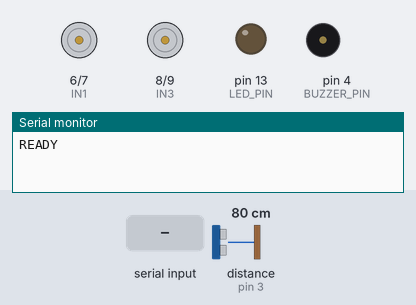
A sketch run on a simulated Arduino Uno, built with avr-gcc and run on an emulated ATmega328P. Shown: motor-driver pin pairs drawn as motors (green arrow = first pin HIGH = forward, orange = second pin HIGH = backward, longer = more drive, scaled by the enable pin), output pins drawn as LEDs (lit = HIGH), buzzer (waves = sounding, pin HIGH), the last lines printed to the serial monitor. Wiring (inferred from the names in the program): ultrasonic range finder: trigger pin 2; echo pin 3. Inputs (shaded band) come from the test bench; at power-on: distance to the obstacle (sensor on pin 3) 80 cm. The echo pulse lasts 58.3 µs per cm; pins used as bus, display or sensor lines are not drawn.

Above: at 1.2 s.
1.3 s: "MOVE:FWD:\n" received over Serial
At 2.5 s:
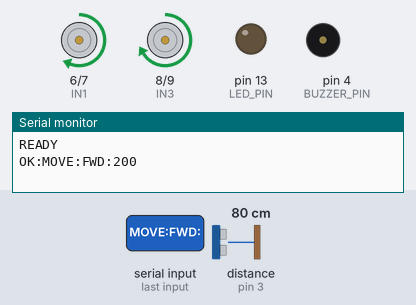
2.8 s: distance to the obstacle (sensor on pin 3) set to 23 cm
4.3 s: distance to the obstacle (sensor on pin 3) set to 18 cm
At 4.55 s:
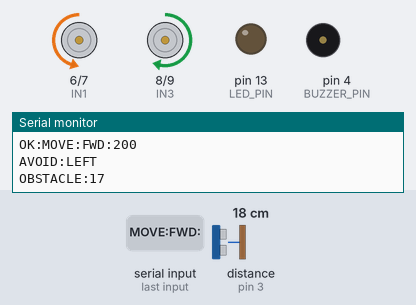
7.3 s: "MOVE:BACK:\n" received over Serial
At 7.7 s:
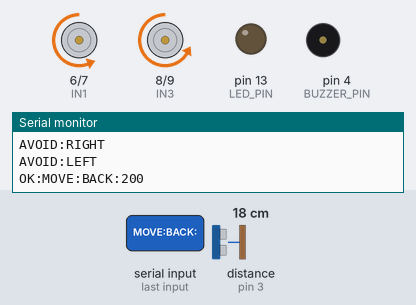
10.3 s: "TURN:LEFT:\n" received over Serial
At 10.55 s:
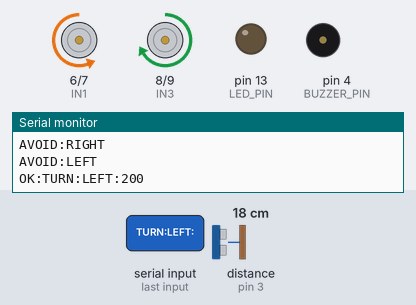
13.3 s: "TURN:RIGHT:\n" received over Serial
Timing chart, 0 to 17.3 s (numbered marks = the images above; inputs shaded):
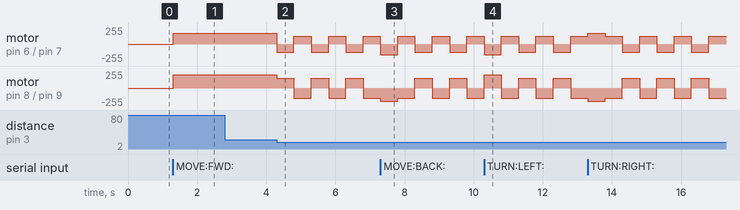

Measured:
- the behaviour switches between 21 and 20 cm on distance to the obstacle (sensor on pin 3) (found by bisection; images 1 and 2)
- after the input at 1.3 s, motor on pin 6 (IN1) / pin 7 (IN2): stopped → forward 160/255 at once; motor on pin 8 (IN3) / pin 9 (IN4): stopped → forward 200/255 at once
- after the input at 2.8 s, every drawn part: stays the same
- after the input at 4.3 s, motor on pin 6 (IN1) / pin 7 (IN2): alternates forward 120/255 for 0.50 s and backward 120/255 for 0.50 s, starting at once; motor on pin 8 (IN3) / pin 9 (IN4): alternates forward 150/255 for 0.50 s and backward 150/255 for 0.50 s, starting at once

The sketch:

arin_robot.ino
```cpp
/*
 * ARIN Robot Firmware — App-Controlled Serial Protocol (115200 Baud)
 *
 * Hardware Wiring (4WD 4-Motor Setup — Separated as 2 Left | 2 Right):
 *   - Left Motor Pair (Front Left + Rear Left):   ENA = Pin 5 (PWM), IN1 = Pin 6, IN2 = Pin 7
 *   - Right Motor Pair (Front Right + Rear Right): ENB = Pin 10 (PWM), IN3 = Pin 8, IN4 = Pin 9
 *   - HC-SR04 Ultrasonic:                          TRIG_PIN = Pin 2, ECHO_PIN = Pin 3
 *   - Buzzer:                                      BUZZER_PIN = Pin 4
 *   - Built-in LED:                                Pin 13 (LED_BUILTIN) — onboard
 *   - Serial Connection:                           USB Serial at 115200 Baud (USB-OTG to phone)
 */

// Pin Definitions
const int ENA = 5;
const int IN1 = 6;
const int IN2 = 7;
const int IN3 = 8;
const int IN4 = 9;
const int ENB = 10;

const int TRIG_PIN = 2;
const int ECHO_PIN = 3;
const int BUZZER_PIN = 4;
const int LED_PIN = 13; // Built-in LED

// Safety & Timing Constants
const unsigned long SENSOR_INTERVAL_MS = 100;
const int OBSTACLE_THRESHOLD_CM = 20;
const int OBSTACLE_CLOSE_CM = 10;
const int AVOID_TURN_SPEED = 150;
const int BACKUP_SPEED = 120;
const unsigned long BACKUP_DURATION_MS = 300;
const unsigned long AVOID_TURN_DURATION_MS = 400;

// Left Motor Power Compensation (left motors have higher RPM)
const float LEFT_POWER_FACTOR = 0.80;

// Non-blocking Timer Variables
unsigned long lastSensorTime = 0;
unsigned long buzzerEndTime = 0;
bool buzzerActive = false;

// State Variables
bool isMoving = false;
bool obstacleState = false;
bool ledActive = false;

// Obstacle Avoidance State
bool avoidTurning = false;
bool avoidBackingUp = false;
unsigned long avoidEndTime = 0;
int avoidDirection = 1;    // 1 = turn left, -1 = turn right (alternates)
bool wasMovingForward = false;

// Non-blocking Serial Line Buffer
const size_t BUFFER_SIZE = 64;
char rxBuffer[BUFFER_SIZE];
size_t rxIndex = 0;

// Function Declarations
void motorsStop();
void motorsForward(int speed);
void motorsBackward(int speed);
void turnLeft(int speed);
void turnRight(int speed);
void startBuzzer(unsigned long durationMs);
void updateBuzzer();
void checkObstacle();
void startAvoidTurn();
long readDistanceCm();
void processCommand(char* cmdLine);

void setup() {
  // Boot Fail-Safe: All motor pins and buzzer LOW before Serial init
  pinMode(ENA, OUTPUT);
  pinMode(IN1, OUTPUT);
  pinMode(IN2, OUTPUT);
  pinMode(IN3, OUTPUT);
  pinMode(IN4, OUTPUT);
  pinMode(ENB, OUTPUT);
  pinMode(BUZZER_PIN, OUTPUT);

  digitalWrite(ENA, LOW);
  digitalWrite(IN1, LOW);
  digitalWrite(IN2, LOW);
  digitalWrite(IN3, LOW);
  digitalWrite(IN4, LOW);
  digitalWrite(ENB, LOW);
  digitalWrite(BUZZER_PIN, LOW);

  pinMode(LED_PIN, OUTPUT);
  digitalWrite(LED_PIN, LOW);

  pinMode(TRIG_PIN, OUTPUT);
  pinMode(ECHO_PIN, INPUT);
  digitalWrite(TRIG_PIN, LOW);

  // Initialize Serial at 115200 baud
  Serial.begin(115200);
  Serial.println("READY");
}

/*
 * COMMAND PROTOCOL REFERENCE (115200 Baud, \n Terminated)
 * ---------------------------------------------------------------------
 *  Command                   Behavior                     Serial Response
 * ---------------------------------------------------------------------
 *  MOVE:FWD:<speed 0-255>    Drive forward at speed       OK:MOVE:FWD:<speed>
 *  MOVE:BACK:<speed 0-255>   Drive backward at speed      OK:MOVE:BACK:<speed>
 *  TURN:LEFT:<speed 0-255>   Pivot left at speed          OK:TURN:LEFT:<speed>
 *  TURN:RIGHT:<speed 0-255>  Pivot right at speed         OK:TURN:RIGHT:<speed>
 *  STOP                      Stop both motors             OK:STOP
 *  BEEP:<duration_ms>        Pulse buzzer for duration    OK:BEEP:<duration>
 *  LED:ON / LED_ON          Turn on built-in LED (pin 13) OK:LED:ON
 *  LED:OFF / LED_OFF        Turn off built-in LED         OK:LED:OFF
 *  GET_DISTANCE              Ping ultrasonic sensor       DIST:<cm>
 *  GET_STATUS                Query full robot state        STATUS:BUZZER=<ON|OFF>,LED=<ON|OFF>,DISTANCE=<cm>,MOVING=<YES|NO>
 *
 * Safety Responses (Edge-triggered, non-blocking):
 *  - OBSTACLE:<cm>  Sent ONCE when obstacle (<20cm) stops moving robot
 *  - CLEAR          Sent ONCE when obstacle clears
 *  - ERR:UNKNOWN_CMD:<raw> Sent on malformed command
 */
void loop() {
  unsigned long now = millis();

  // 1. Non-blocking Serial Command Reader
  while (Serial.available() > 0) {
    char c = (char)Serial.read();
    if (c == '\n' || c == '\r') {
      if (rxIndex > 0) {
        rxBuffer[rxIndex] = '\0';
        processCommand(rxBuffer);
        rxIndex = 0;
      }
    } else if (rxIndex < BUFFER_SIZE - 1) {
      rxBuffer[rxIndex++] = c;
    }
  }

  // 2. Non-blocking Ultrasonic Safety Check
  if (now - lastSensorTime >= SENSOR_INTERVAL_MS) {
    lastSensorTime = now;
    checkObstacle();
  }

  // 2b. Manage avoidance maneuver timing
  if (avoidBackingUp && millis() >= avoidEndTime) {
    avoidBackingUp = false;
    startAvoidTurn();
  }
  if (avoidTurning && millis() >= avoidEndTime) {
    avoidTurning = false;
  }

  // 3. Non-blocking Buzzer Off Timer
  updateBuzzer();
}

// Process single command line
void processCommand(char* cmdLine) {
  // Trim leading/trailing whitespace
  while (*cmdLine == ' ' || *cmdLine == '\t') cmdLine++;
  int len = strlen(cmdLine);
  while (len > 0 && (cmdLine[len - 1] == ' ' || cmdLine[len - 1] == '\t' || cmdLine[len - 1] == '\r')) {
    cmdLine[--len] = '\0';
  }
  if (len == 0) return;

  // Convert command token to uppercase for parsing
  char copy[BUFFER_SIZE];
  strncpy(copy, cmdLine, BUFFER_SIZE - 1);
  copy[BUFFER_SIZE - 1] = '\0';
  for (int i = 0; copy[i]; i++) {
    copy[i] = toupper(copy[i]);
  }

  if (strcmp(copy, "STOP") == 0) {
    motorsStop();
    Serial.println("OK:STOP");
  }
  else if (strncmp(copy, "MOVE:FWD:", 9) == 0 || strncmp(copy, "MOVE:FWD", 8) == 0) {
    int speed = 200;
    char* colon = strrchr(copy, ':');
    if (colon && colon != copy + 8) speed = atoi(colon + 1);
    speed = constrain(speed, 0, 255);

    // Read distance — if obstacle, begin avoidance immediately
    long dist = readDistanceCm();
    if (dist > 0 && dist < OBSTACLE_THRESHOLD_CM) {
      wasMovingForward = true;
      if (dist < OBSTACLE_CLOSE_CM) {
        motorsBackward(BACKUP_SPEED);
        avoidBackingUp = true;
        avoidEndTime = millis() + BACKUP_DURATION_MS;
        startBuzzer(150);
      } else {
        startAvoidTurn();
      }
      if (!obstacleState) {
        obstacleState = true;
      }
      Serial.print("OBSTACLE:");
      Serial.println(dist);
    } else {
      motorsForward(speed);
      wasMovingForward = true;
      Serial.print("OK:MOVE:FWD:");
      Serial.println(speed);
    }
  }
  else if (strncmp(copy, "MOVE:BACK:", 10) == 0 || strncmp(copy, "MOVE:BACK", 9) == 0) {
    int speed = 200;
    char* colon = strrchr(copy, ':');
    if (colon && colon != copy + 9) speed = atoi(colon + 1);
    speed = constrain(speed, 0, 255);

    motorsBackward(speed);
    Serial.print("OK:MOVE:BACK:");
    Serial.println(speed);
  }
  else if (strncmp(copy, "TURN:LEFT:", 10) == 0 || strncmp(copy, "TURN:LEFT", 9) == 0) {
    int speed = 200;
    char* colon = strrchr(copy, ':');
    if (colon && colon != copy + 9) speed = atoi(colon + 1);
    speed = constrain(speed, 0, 255);

    turnLeft(speed);
    Serial.print("OK:TURN:LEFT:");
    Serial.println(speed);
  }
  else if (strncmp(copy, "TURN:RIGHT:", 11) == 0 || strncmp(copy, "TURN:RIGHT", 10) == 0) {
    int speed = 200;
    char* colon = strrchr(copy, ':');
    if (colon && colon != copy + 10) speed = atoi(colon + 1);
    speed = constrain(speed, 0, 255);

    turnRight(speed);
    Serial.print("OK:TURN:RIGHT:");
    Serial.println(speed);
  }
  else if (strncmp(copy, "BEEP", 4) == 0) {
    int duration = 300;
    char* colon = strrchr(copy, ':');
    if (colon) duration = atoi(colon + 1);
    if (duration <= 0) duration = 300;

    startBuzzer((unsigned long)duration);
    Serial.print("OK:BEEP:");
    Serial.println(duration);
  }
  else if (strcmp(copy, "GET_DISTANCE") == 0) {
    long dist = readDistanceCm();
    Serial.print("DIST:");
    Serial.println(dist);
  }
  else if (strcmp(copy, "LED:ON") == 0 || strcmp(copy, "LED_ON") == 0) {
    digitalWrite(LED_PIN, HIGH);
    ledActive = true;
    Serial.println("OK:LED:ON");
  }
  else if (strcmp(copy, "LED:OFF") == 0 || strcmp(copy, "LED_OFF") == 0) {
    digitalWrite(LED_PIN, LOW);
    ledActive = false;
    Serial.println("OK:LED:OFF");
  }
  else if (strcmp(copy, "GET_STATUS") == 0) {
    long dist = readDistanceCm();
    Serial.print("STATUS:BUZZER=");
    Serial.print(buzzerActive ? "ON" : "OFF");
    Serial.print(",LED=");
    Serial.print(ledActive ? "ON" : "OFF");
    Serial.print(",DISTANCE=");
    Serial.print(dist);
    Serial.print(",MOVING=");
    Serial.println(isMoving ? "YES" : "NO");
  }
  else {
    Serial.print("ERR:UNKNOWN_CMD:");
    Serial.println(cmdLine);
  }
}

// Independent Safety Layer (Autonomous Obstacle Avoidance)
void checkObstacle() {
  long dist = readDistanceCm();
  bool isObstacle = (dist > 0 && dist < OBSTACLE_THRESHOLD_CM);

  if (isObstacle && isMoving && wasMovingForward) {
    if (dist > 0 && dist < OBSTACLE_CLOSE_CM && !avoidTurning && !avoidBackingUp) {
      // Very close: back up first then turn
      motorsBackward(BACKUP_SPEED);
      avoidBackingUp = true;
      avoidTurning = false;
      avoidEndTime = millis() + BACKUP_DURATION_MS;
      startBuzzer(150);
    } else if (!avoidTurning && !avoidBackingUp) {
      // Within threshold but not critical: turn now
      startAvoidTurn();
    }

    if (!obstacleState) {
      obstacleState = true;
      Serial.print("OBSTACLE:");
      Serial.println(dist);
    }
  } else {
    if (obstacleState) {
      obstacleState = false;
      Serial.println("CLEAR");
    }
  }
}

// Begin an avoidance turn (alternates left/right)
void startAvoidTurn() {
  if (avoidDirection == 1) {
    turnLeft(AVOID_TURN_SPEED);
    Serial.println("AVOID:LEFT");
  } else {
    turnRight(AVOID_TURN_SPEED);
    Serial.println("AVOID:RIGHT");
  }
  avoidDirection *= -1; // alternate for next time
  avoidTurning = true;
  avoidEndTime = millis() + AVOID_TURN_DURATION_MS;
}

// Non-blocking HC-SR04 Ultrasonic Distance Ping
long readDistanceCm() {
  digitalWrite(TRIG_PIN, LOW);
  delayMicroseconds(2);
  digitalWrite(TRIG_PIN, HIGH);
  delayMicroseconds(10);
  digitalWrite(TRIG_PIN, LOW);

  long duration = pulseIn(ECHO_PIN, HIGH, 25000); // Max 25ms timeout (~400cm)
  if (duration == 0) return -1;
  return duration / 58; // Convert microseconds to cm
}

// Non-blocking Buzzer Pulse
void startBuzzer(unsigned long durationMs) {
  digitalWrite(BUZZER_PIN, HIGH);
  buzzerEndTime = millis() + durationMs;
  buzzerActive = true;
}

void updateBuzzer() {
  if (buzzerActive && millis() >= buzzerEndTime) {
    digitalWrite(BUZZER_PIN, LOW);
    buzzerActive = false;
  }
}

// Motor Control Logic (Matches L298N Hardware Polarity)
void motorsStop() {
  digitalWrite(IN1, LOW);
  digitalWrite(IN2, LOW);
  digitalWrite(IN3, LOW);
  digitalWrite(IN4, LOW);
  analogWrite(ENA, 0);
  analogWrite(ENB, 0);
  isMoving = false;
  wasMovingForward = false;
  avoidTurning = false;
  avoidBackingUp = false;
}

void motorsForward(int speed) {
  digitalWrite(IN1, HIGH);
  digitalWrite(IN2, LOW);
  digitalWrite(IN3, HIGH);
  digitalWrite(IN4, LOW);
  analogWrite(ENA, (int)(speed * LEFT_POWER_FACTOR));
  analogWrite(ENB, speed);
  isMoving = true;
}

void motorsBackward(int speed) {
  digitalWrite(IN1, LOW);
  digitalWrite(IN2, HIGH);
  digitalWrite(IN3, LOW);
  digitalWrite(IN4, HIGH);
  analogWrite(ENA, (int)(speed * LEFT_POWER_FACTOR));
  analogWrite(ENB, speed);
  isMoving = true;
}

void turnLeft(int speed) {
  digitalWrite(IN1, LOW);
  digitalWrite(IN2, HIGH);
  digitalWrite(IN3, HIGH);
  digitalWrite(IN4, LOW);
  analogWrite(ENA, (int)(speed * LEFT_POWER_FACTOR));
  analogWrite(ENB, speed);
  isMoving = true;
}

void turnRight(int speed) {
  digitalWrite(IN1, HIGH);
  digitalWrite(IN2, LOW);
  digitalWrite(IN3, LOW);
  digitalWrite(IN4, HIGH);
  analogWrite(ENA, (int)(speed * LEFT_POWER_FACTOR));
  analogWrite(ENB, speed);
  isMoving = true;
}
```
